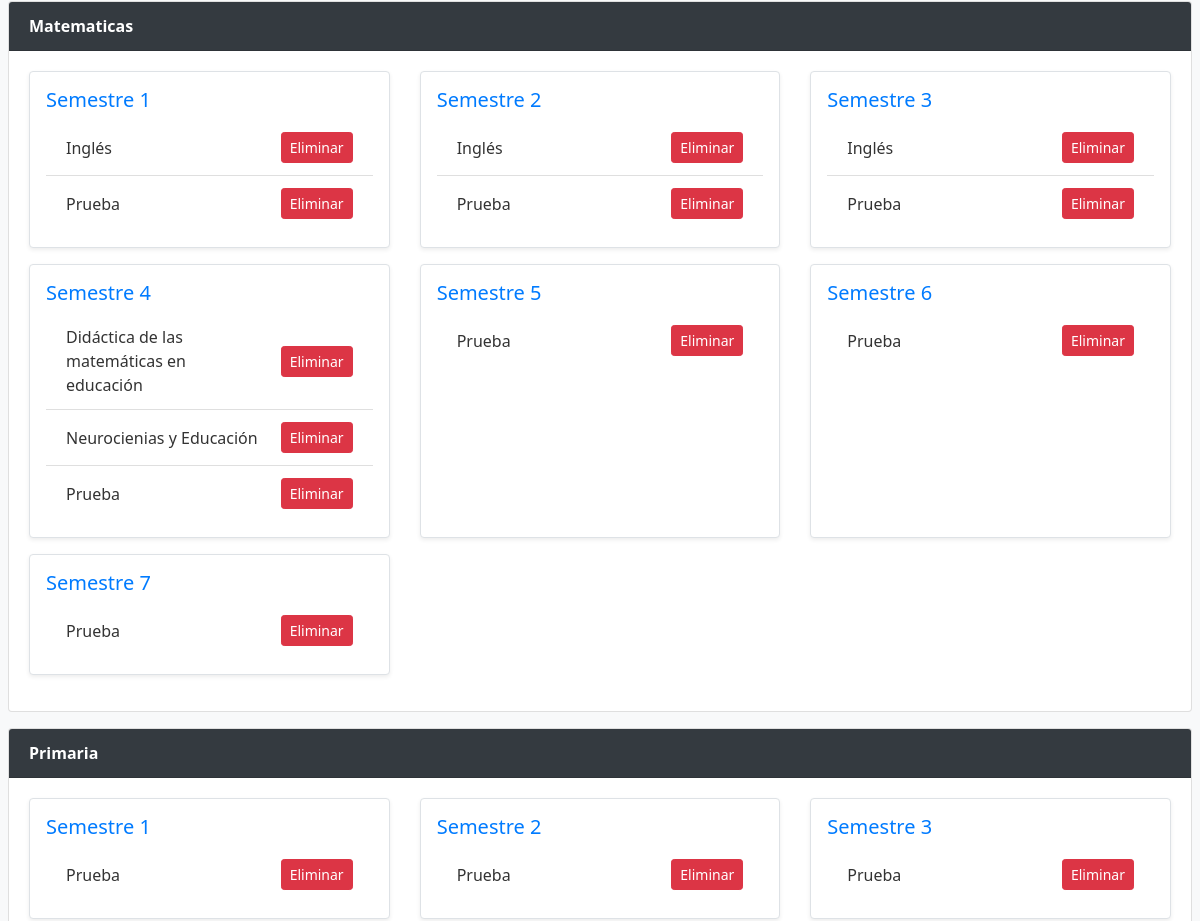
Page /ver_materias (middle part) on the earlier database version.
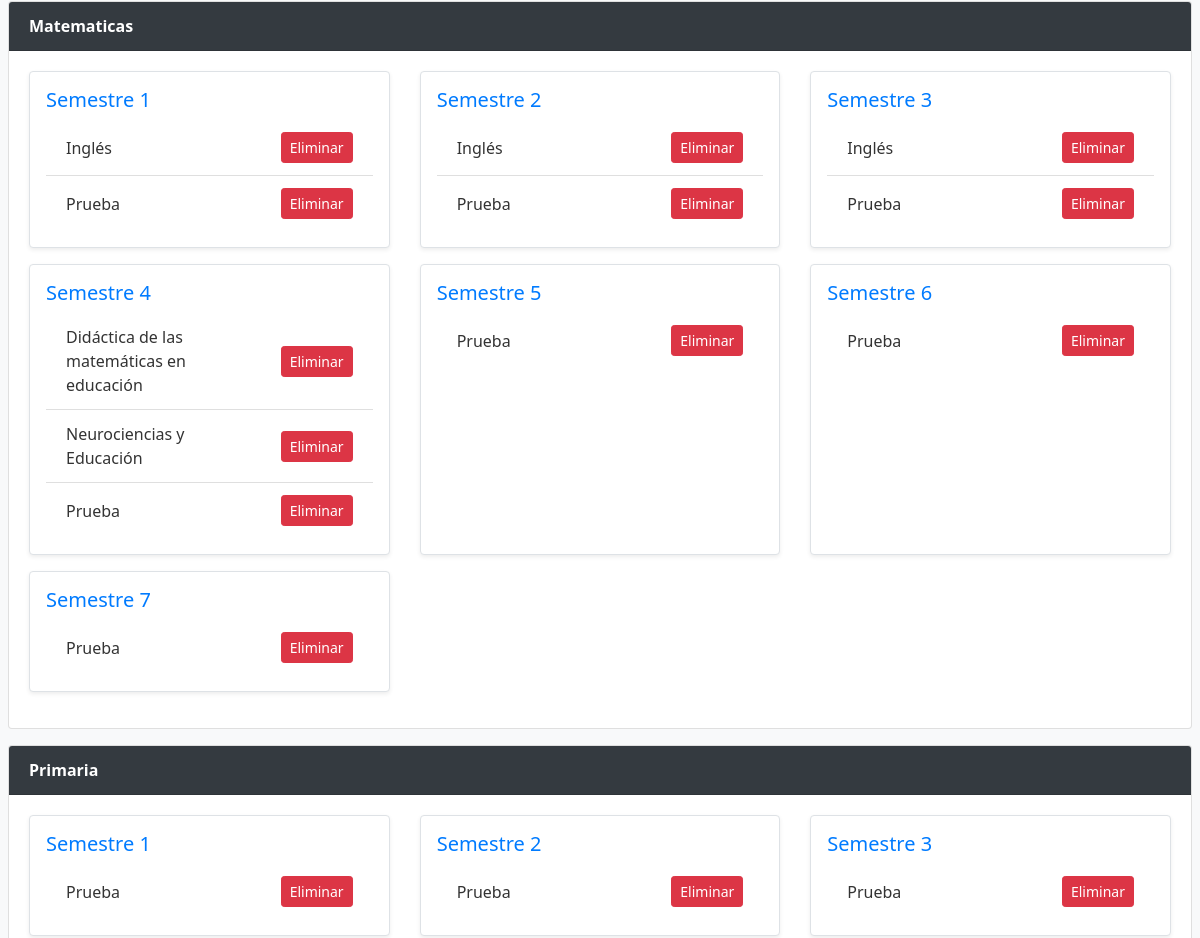
Same page on the later database version.
### models.py (models this page shows)
class Materia(Base):
    __tablename__ = 'materias'
    id = Column(Integer, primary_key=True)
    nombre = Column(String, nullable=False)
    id_personalizado = Column(Integer)

### app.py (the view)
@app.route('/ver_materias')
def ver_materias():
    conn = get_db_connection()
    materias = conn.execute('SELECT * FROM materias ORDER BY licenciatura, semestre, nombre').fetchall()
    conn.close()
    estructura = {}
    for m in materias:
        lic = m['licenciatura']
        sem = str(m['semestre'])
        estructura.setdefault(lic, {}).setdefault(sem, []).append(m)
    for lic in estructura:
        for s in range(1, 8):
            estructura[lic].setdefault(str(s), [])
    return render_template('ver_materias.html', materias=estructura)

### app.py (called while the page is built)
def get_db_connection():
    if 'db' not in g:
        g.db = sqlite3.connect('database.db')
        g.db.row_factory = sqlite3.Row
        g.db.execute('PRAGMA journal_mode = WAL')
    return g.db

@app.teardown_appcontext
def close_db_connection(exception):
    db = g.pop('db', None)
    if db is not None:
        db.close()

### templates/ver_materias.html (shortened to what this page needs)
<!DOCTYPE html>
<html lang="es">
<head>
  <link rel="stylesheet" href="https://cdn.jsdelivr.net/npm/bootstrap@4.6.2/dist/css/bootstrap.min.css">
  <link rel="stylesheet" href="{{ url_for('static', filename='css/parametros.css') }}">
</head>
<body>
  <div class="container-fluid min-vh-100 d-flex flex-column justify-content-start px-2 bg-light">
    {% for licenciatura, semestres in materias.items() %}
    <div class="card mb-3 w-100">
      <div class="card-header bg-dark text-white font-weight-bold">
        {{ licenciatura }}
      </div>
      <div class="card-body">
        <div class="row">
          {% for semestre in range(1, 8) %}
          <div class="col-md-6 col-lg-4 mb-3">
            <div class="border p-3 h-100 bg-white rounded shadow-sm">
              <h5 class="text-primary">Semestre {{ semestre }}</h5>
              {% set lista = semestres.get(semestre|string, []) %}
              {% if lista %}
              <ul class="list-group list-group-flush">
                {% for materia in lista %}
                <li class="list-group-item d-flex justify-content-between align-items-center">
                  {{ materia.nombre }}
                  <form method="POST" action="{{ url_for('eliminar_materia', materia_id=materia.id) }}"
                        onsubmit="return confirm('¿Eliminar {{ materia.nombre }}?');">
                    <button class="btn btn-sm btn-danger">Eliminar</button>
                  </form>
                </li>
                {% endfor %}
              </ul>
              {% else %}
              <p class="text-muted">Sin materias registradas.</p>
              {% endif %}
            </div>
          </div>
          {% endfor %}
        </div>
      </div>
    </div>
    {% endfor %}
  </div>
</body>
</html>

Differences in the rows shown:
removed Materia: nombre "Neurocienias y Educación", shown under "4"
added Materia: nombre "Neurociencias y Educación", shown under "4"
